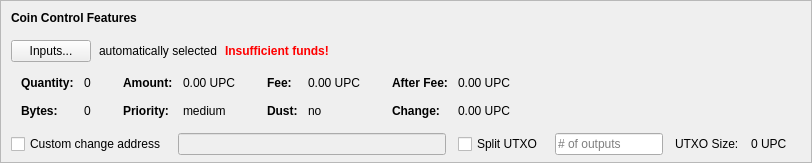
    <widget class="QFrame" name="frameCoinControl">
     <property name="sizePolicy">
      <sizepolicy hsizetype="Expanding" vsizetype="Expanding">
       <horstretch>0</horstretch>
       <verstretch>0</verstretch>
      </sizepolicy>
     </property>
     <property name="maximumSize">
      <size>
       <width>16777215</width>
       <height>16777215</height>
      </size>
     </property>
     <property name="frameShape">
      <enum>QFrame::StyledPanel</enum>
     </property>
     <property name="frameShadow">
      <enum>QFrame::Sunken</enum>
     </property>
     <layout class="QVBoxLayout" name="verticalLayoutCoinControl2">
      <property name="spacing">
       <number>0</number>
      </property>
      <property name="leftMargin">
       <number>0</number>
      </property>
      <property name="topMargin">
       <number>0</number>
      </property>
      <property name="rightMargin">
       <number>0</number>
      </property>
      <property name="bottomMargin">
       <number>6</number>
      </property>
      <item>
       <layout class="QVBoxLayout" name="verticalLayoutCoinControl" stretch="0,0,0,0,1">
        <property name="spacing">
         <number>0</number>
        </property>
        <property name="leftMargin">
         <number>10</number>
        </property>
        <property name="topMargin">
         <number>10</number>
        </property>
        <item>
         <layout class="QHBoxLayout" name="horizontalLayoutCoinControl1">
          <property name="bottomMargin">
           <number>15</number>
          </property>
          <item>
           <widget class="QLabel" name="labelCoinControlFeatures">
            <property name="sizePolicy">
             <sizepolicy hsizetype="Preferred" vsizetype="Maximum">
              <horstretch>0</horstretch>
              <verstretch>0</verstretch>
             </sizepolicy>
            </property>
            <property name="font">
             <font>
              <weight>75</weight>
              <bold>true</bold>
             </font>
            </property>
            <property name="styleSheet">
             <string notr="true">font-weight:bold;</string>
            </property>
            <property name="text">
             <string>Coin Control Features</string>
            </property>
           </widget>
          </item>
         </layout>
        </item>
        <item>
         <layout class="QHBoxLayout" name="horizontalLayoutCoinControl2" stretch="0,0,0,0">
          <property name="spacing">
           <number>8</number>
          </property>
          <property name="bottomMargin">
           <number>10</number>
          </property>
          <item>
           <widget class="QPushButton" name="pushButtonCoinControl">
            <property name="styleSheet">
             <string notr="true"/>
            </property>
            <property name="text">
             <string>Inputs...</string>
            </property>
            <property name="autoDefault">
             <bool>false</bool>
            </property>
           </widget>
          </item>
          <item>
           <widget class="QLabel" name="labelCoinControlAutomaticallySelected">
            <property name="text">
             <string>automatically selected</string>
            </property>
            <property name="margin">
             <number>5</number>
            </property>
           </widget>
          </item>
          <item>
           <widget class="QLabel" name="labelCoinControlInsuffFunds">
            <property name="font">
             <font>
              <weight>75</weight>
              <bold>true</bold>
             </font>
            </property>
            <property name="styleSheet">
             <string notr="true">color:red;font-weight:bold;</string>
            </property>
            <property name="text">
             <string>Insufficient funds!</string>
            </property>
            <property name="margin">
             <number>5</number>
            </property>
           </widget>
          </item>
          <item>
           <spacer name="horizontalSpacerCoinControl">
            <property name="orientation">
             <enum>Qt::Horizontal</enum>
            </property>
            <property name="sizeHint" stdset="0">
             <size>
              <width>40</width>
              <height>1</height>
             </size>
            </property>
           </spacer>
          </item>
         </layout>
        </item>
        <item>
         <widget class="QWidget" name="widgetCoinControl" native="true">
          <property name="sizePolicy">
           <sizepolicy hsizetype="Preferred" vsizetype="Preferred">
            <horstretch>0</horstretch>
            <verstretch>0</verstretch>
           </sizepolicy>
          </property>
          <property name="minimumSize">
           <size>
            <width>0</width>
            <height>0</height>
           </size>
          </property>
          <property name="styleSheet">
           <string notr="true"/>
          </property>
          <layout class="QHBoxLayout" name="horizontalLayoutCoinControl5">
           <property name="leftMargin">
            <number>0</number>
           </property>
           <property name="topMargin">
            <number>0</number>
           </property>
           <property name="rightMargin">
            <number>0</number>
           </property>
           <property name="bottomMargin">
            <number>0</number>
           </property>
           <item>
            <layout class="QHBoxLayout" name="horizontalLayoutCoinControl3" stretch="0,0,0,1">
             <property name="spacing">
              <number>20</number>
             </property>
             <property name="topMargin">
              <number>0</number>
             </property>
             <property name="bottomMargin">
              <number>10</number>
             </property>
             <item>
              <layout class="QFormLayout" name="formLayoutCoinControl1">
               <property name="horizontalSpacing">
                <number>10</number>
               </property>
               <property name="verticalSpacing">
                <number>14</number>
               </property>
               <property name="leftMargin">
                <number>10</number>
               </property>
               <property name="topMargin">
                <number>4</number>
               </property>
               <property name="rightMargin">
                <number>6</number>
               </property>
               <item row="0" column="0">
                <widget class="QLabel" name="labelCoinControlQuantityText">
                 <property name="font">
                  <font>
                   <weight>75</weight>
                   <bold>true</bold>
                  </font>
                 </property>
                 <property name="text">
                  <string>Quantity:</string>
                 </property>
                 <property name="margin">
                  <number>0</number>
                 </property>
                </widget>
               </item>
               <item row="0" column="1">
                <widget class="QLabel" name="labelCoinControlQuantity">
                 <property name="cursor">
                  <cursorShape>IBeamCursor</cursorShape>
                 </property>
                 <property name="contextMenuPolicy">
                  <enum>Qt::ActionsContextMenu</enum>
                 </property>
                 <property name="text">
                  <string notr="true">0</string>
                 </property>
                 <property name="margin">
                  <number>0</number>
                 </property>
                 <property name="textInteractionFlags">
                  <set>Qt::LinksAccessibleByMouse|Qt::TextSelectableByKeyboard|Qt::TextSelectableByMouse</set>
                 </property>
                </widget>
               </item>
               <item row="1" column="0">
                <widget class="QLabel" name="labelCoinControlBytesText">
                 <property name="font">
                  <font>
                   <weight>75</weight>
                   <bold>true</bold>
                  </font>
                 </property>
                 <property name="text">
                  <string>Bytes:</string>
                 </property>
                </widget>
               </item>
               <item row="1" column="1">
                <widget class="QLabel" name="labelCoinControlBytes">
                 <property name="cursor">
                  <cursorShape>IBeamCursor</cursorShape>
                 </property>
                 <property name="contextMenuPolicy">
                  <enum>Qt::ActionsContextMenu</enum>
                 </property>
                 <property name="text">
                  <string notr="true">0</string>
                 </property>
                 <property name="textInteractionFlags">
                  <set>Qt::LinksAccessibleByMouse|Qt::TextSelectableByKeyboard|Qt::TextSelectableByMouse</set>
                 </property>
                </widget>
               </item>
              </layout>
             </item>
             <item>
              <layout class="QFormLayout" name="formLayoutCoinControl2">
               <property name="horizontalSpacing">
                <number>10</number>
               </property>
               <property name="verticalSpacing">
                <number>14</number>
               </property>
               <property name="leftMargin">
                <number>6</number>
               </property>
               <property name="topMargin">
                <number>4</number>
               </property>
               <property name="rightMargin">
                <number>6</number>
               </property>
               <item row="0" column="0">
                <widget class="QLabel" name="labelCoinControlAmountText">
                 <property name="font">
                  <font>
                   <weight>75</weight>
                   <bold>true</bold>
                  </font>
                 </property>
                 <property name="text">
                  <string>Amount:</string>
                 </property>
                 <property name="margin">
                  <number>0</number>
                 </property>
                </widget>
               </item>
               <item row="0" column="1">
                <widget class="QLabel" name="labelCoinControlAmount">
                 <property name="cursor">
                  <cursorShape>IBeamCursor</cursorShape>
                 </property>
                 <property name="contextMenuPolicy">
                  <enum>Qt::ActionsContextMenu</enum>
                 </property>
                 <property name="text">
                  <string notr="true">0.00 UPC</string>
                 </property>
                 <property name="textInteractionFlags">
                  <set>Qt::LinksAccessibleByMouse|Qt::TextSelectableByKeyboard|Qt::TextSelectableByMouse</set>
                 </property>
                </widget>
               </item>
               <item row="1" column="0">
                <widget class="QLabel" name="labelCoinControlPriorityText">
                 <property name="font">
                  <font>
                   <weight>75</weight>
                   <bold>true</bold>
                  </font>
                 </property>
                 <property name="text">
                  <string>Priority:</string>
                 </property>
                </widget>
               </item>
               <item row="1" column="1">
                <widget class="QLabel" name="labelCoinControlPriority">
                 <property name="cursor">
                  <cursorShape>IBeamCursor</cursorShape>
                 </property>
                 <property name="contextMenuPolicy">
                  <enum>Qt::ActionsContextMenu</enum>
                 </property>
                 <property name="text">
                  <string>medium</string>
                 </property>
                 <property name="textInteractionFlags">
                  <set>Qt::LinksAccessibleByMouse|Qt::TextSelectableByKeyboard|Qt::TextSelectableByMouse</set>
                 </property>
                </widget>
               </item>
              </layout>
             </item>
             <item>
              <layout class="QFormLayout" name="formLayoutCoinControl3">
               <property name="horizontalSpacing">
                <number>10</number>
               </property>
               <property name="verticalSpacing">
                <number>14</number>
               </property>
               <property name="leftMargin">
                <number>6</number>
               </property>
               <property name="topMargin">
                <number>4</number>
               </property>
               <property name="rightMargin">
                <number>6</number>
               </property>
               <item row="0" column="0">
                <widget class="QLabel" name="labelCoinControlFeeText">
                 <property name="font">
                  <font>
                   <weight>75</weight>
                   <bold>true</bold>
                  </font>
                 </property>
                 <property name="text">
                  <string>Fee:</string>
                 </property>
                 <property name="margin">
                  <number>0</number>
                 </property>
                </widget>
               </item>
               <item row="0" column="1">
                <widget class="QLabel" name="labelCoinControlFee">
                 <property name="cursor">
                  <cursorShape>IBeamCursor</cursorShape>
                 </property>
                 <property name="contextMenuPolicy">
                  <enum>Qt::ActionsContextMenu</enum>
                 </property>
                 <property name="text">
                  <string notr="true">0.00 UPC</string>
                 </property>
                 <property name="textInteractionFlags">
                  <set>Qt::LinksAccessibleByMouse|Qt::TextSelectableByKeyboard|Qt::TextSelectableByMouse</set>
                 </property>
                </widget>
               </item>
               <item row="1" column="0">
                <widget class="QLabel" name="labelCoinControlLowOutputText">
                 <property name="font">
                  <font>
                   <weight>75</weight>
                   <bold>true</bold>
                  </font>
                 </property>
                 <property name="text">
                  <string>Dust:</string>
                 </property>
                </widget>
               </item>
               <item row="1" column="1">
                <widget class="QLabel" name="labelCoinControlLowOutput">
                 <property name="cursor">
                  <cursorShape>IBeamCursor</cursorShape>
                 </property>
                 <property name="contextMenuPolicy">
                  <enum>Qt::ActionsContextMenu</enum>
                 </property>
                 <property name="text">
                  <string>no</string>
                 </property>
                 <property name="textInteractionFlags">
                  <set>Qt::LinksAccessibleByMouse|Qt::TextSelectableByKeyboard|Qt::TextSelectableByMouse</set>
                 </property>
                </widget>
               </item>
              </layout>
             </item>
             <item>
              <layout class="QFormLayout" name="formLayoutCoinControl4">
               <property name="horizontalSpacing">
                <number>10</number>
               </property>
               <property name="verticalSpacing">
                <number>14</number>
               </property>
               <property name="leftMargin">
                <number>6</number>
               </property>
               <property name="topMargin">
                <number>4</number>
               </property>
               <property name="rightMargin">
                <number>6</number>
               </property>
               <item row="0" column="0">
                <widget class="QLabel" name="labelCoinControlAfterFeeText">
                 <property name="font">
                  <font>
                   <weight>75</weight>
                   <bold>true</bold>
                  </font>
                 </property>
                 <property name="text">
                  <string>After Fee:</string>
                 </property>
                 <property name="margin">
                  <number>0</number>
                 </property>
                </widget>
               </item>
               <item row="0" column="1">
                <widget class="QLabel" name="labelCoinControlAfterFee">
                 <property name="cursor">
                  <cursorShape>IBeamCursor</cursorShape>
                 </property>
                 <property name="contextMenuPolicy">
                  <enum>Qt::ActionsContextMenu</enum>
                 </property>
                 <property name="text">
                  <string notr="true">0.00 UPC</string>
                 </property>
                 <property name="textInteractionFlags">
                  <set>Qt::LinksAccessibleByMouse|Qt::TextSelectableByKeyboard|Qt::TextSelectableByMouse</set>
                 </property>
                </widget>
               </item>
               <item row="1" column="0">
                <widget class="QLabel" name="labelCoinControlChangeText">
                 <property name="font">
                  <font>
                   <weight>75</weight>
                   <bold>true</bold>
                  </font>
                 </property>
                 <property name="text">
                  <string>Change:</string>
                 </property>
                </widget>
               </item>
               <item row="1" column="1">
                <widget class="QLabel" name="labelCoinControlChange">
                 <property name="cursor">
                  <cursorShape>IBeamCursor</cursorShape>
                 </property>
                 <property name="contextMenuPolicy">
                  <enum>Qt::ActionsContextMenu</enum>
                 </property>
                 <property name="text">
                  <string notr="true">0.00 UPC</string>
                 </property>
                 <property name="textInteractionFlags">
                  <set>Qt::LinksAccessibleByMouse|Qt::TextSelectableByKeyboard|Qt::TextSelectableByMouse</set>
                 </property>
                </widget>
               </item>
              </layout>
             </item>
            </layout>
           </item>
          </layout>
         </widget>
        </item>
        <item>
         <layout class="QHBoxLayout" name="horizontalLayoutCoinControl4" stretch="0,0,0,0,0,0,0">
          <property name="spacing">
           <number>12</number>
          </property>
          <property name="sizeConstraint">
           <enum>QLayout::SetDefaultConstraint</enum>
          </property>
          <property name="topMargin">
           <number>5</number>
          </property>
          <property name="rightMargin">
           <number>5</number>
          </property>
          <item>
           <widget class="QCheckBox" name="checkBoxCoinControlChange">
            <property name="toolTip">
             <string>If this is activated, but the change address is empty or invalid, change will be sent to a newly generated address.</string>
            </property>
            <property name="text">
             <string>Custom change address</string>
            </property>
           </widget>
          </item>
          <item>
           <widget class="QValidatedLineEdit" name="lineEditCoinControlChange">
            <property name="enabled">
             <bool>false</bool>
            </property>
            <property name="sizePolicy">
             <sizepolicy hsizetype="Expanding" vsizetype="Fixed">
              <horstretch>0</horstretch>
              <verstretch>0</verstretch>
             </sizepolicy>
            </property>
           </widget>
          </item>
          <item>
           <widget class="QCheckBox" name="splitBlockCheckBox">
            <property name="text">
             <string>Split UTXO</string>
            </property>
           </widget>
          </item>
          <item>
           <widget class="QLineEdit" name="splitBlockLineEdit">
            <property name="sizePolicy">
             <sizepolicy hsizetype="Fixed" vsizetype="Fixed">
              <horstretch>50</horstretch>
              <verstretch>0</verstretch>
             </sizepolicy>
            </property>
            <property name="placeholderText">
             <string># of outputs</string>
            </property>
           </widget>
          </item>
          <item>
           <widget class="QLabel" name="labelBlockSizeText">
            <property name="text">
             <string>UTXO Size:</string>
            </property>
           </widget>
          </item>
          <item>
           <widget class="QLabel" name="labelBlockSize">
            <property name="text">
             <string>0 UPC</string>
            </property>
           </widget>
          </item>
          <item>
           <widget class="QLabel" name="labelCoinControlChangeLabel">
            <property name="sizePolicy">
             <sizepolicy hsizetype="Preferred" vsizetype="Expanding">
              <horstretch>0</horstretch>
              <verstretch>0</verstretch>
             </sizepolicy>
            </property>
            <property name="minimumSize">
             <size>
              <width>0</width>
              <height>0</height>
             </size>
            </property>
            <property name="text">
             <string/>
            </property>
            <property name="margin">
             <number>3</number>
            </property>
           </widget>
          </item>
         </layout>
        </item>
        <item>
         <spacer name="verticalSpacerCoinControl">
          <property name="orientation">
           <enum>Qt::Vertical</enum>
          </property>
          <property name="sizeHint" stdset="0">
           <size>
            <width>800</width>
            <height>1</height>
           </size>
          </property>
         </spacer>
        </item>
       </layout>
      </item>
     </layout>
    </widget>
